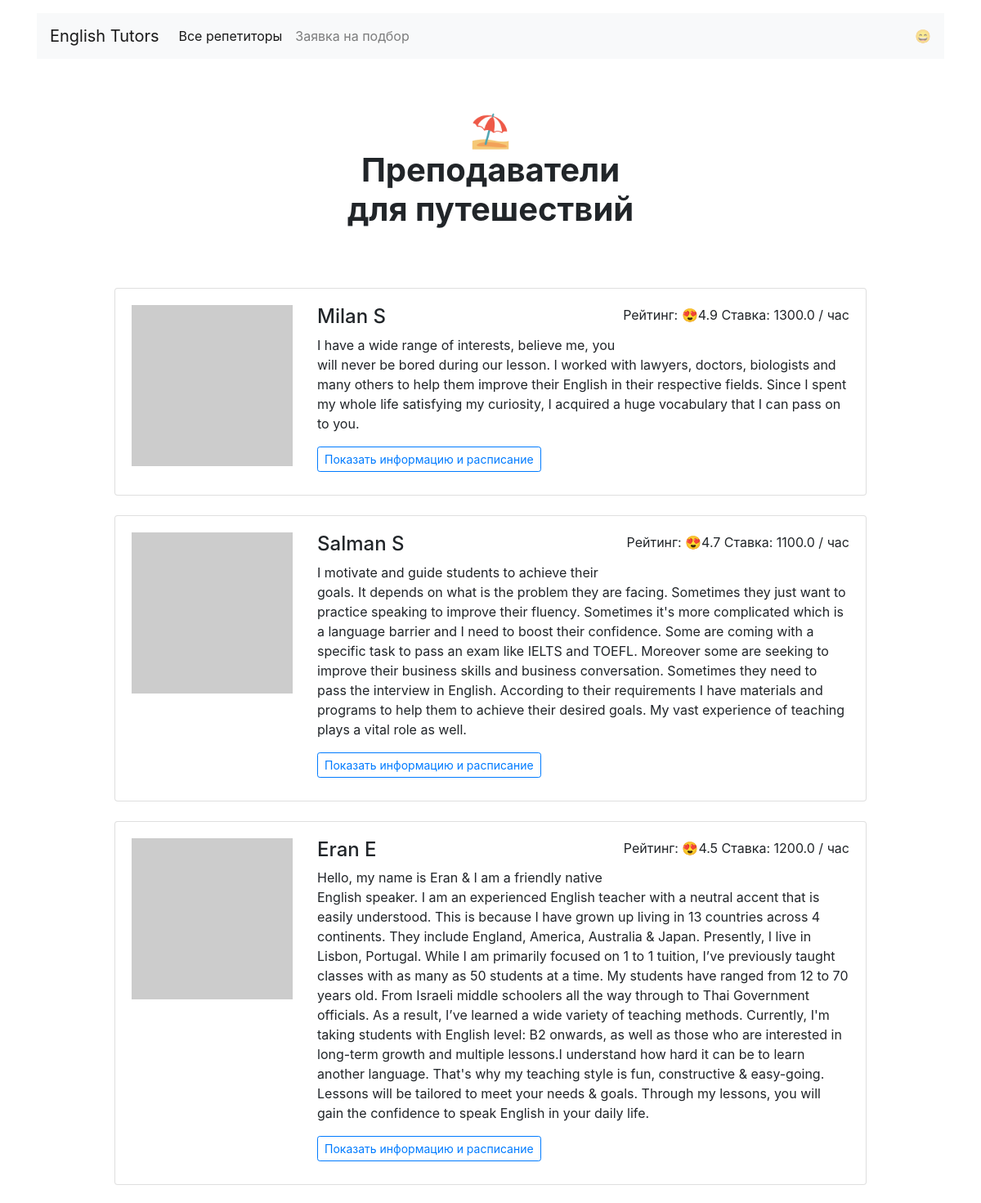
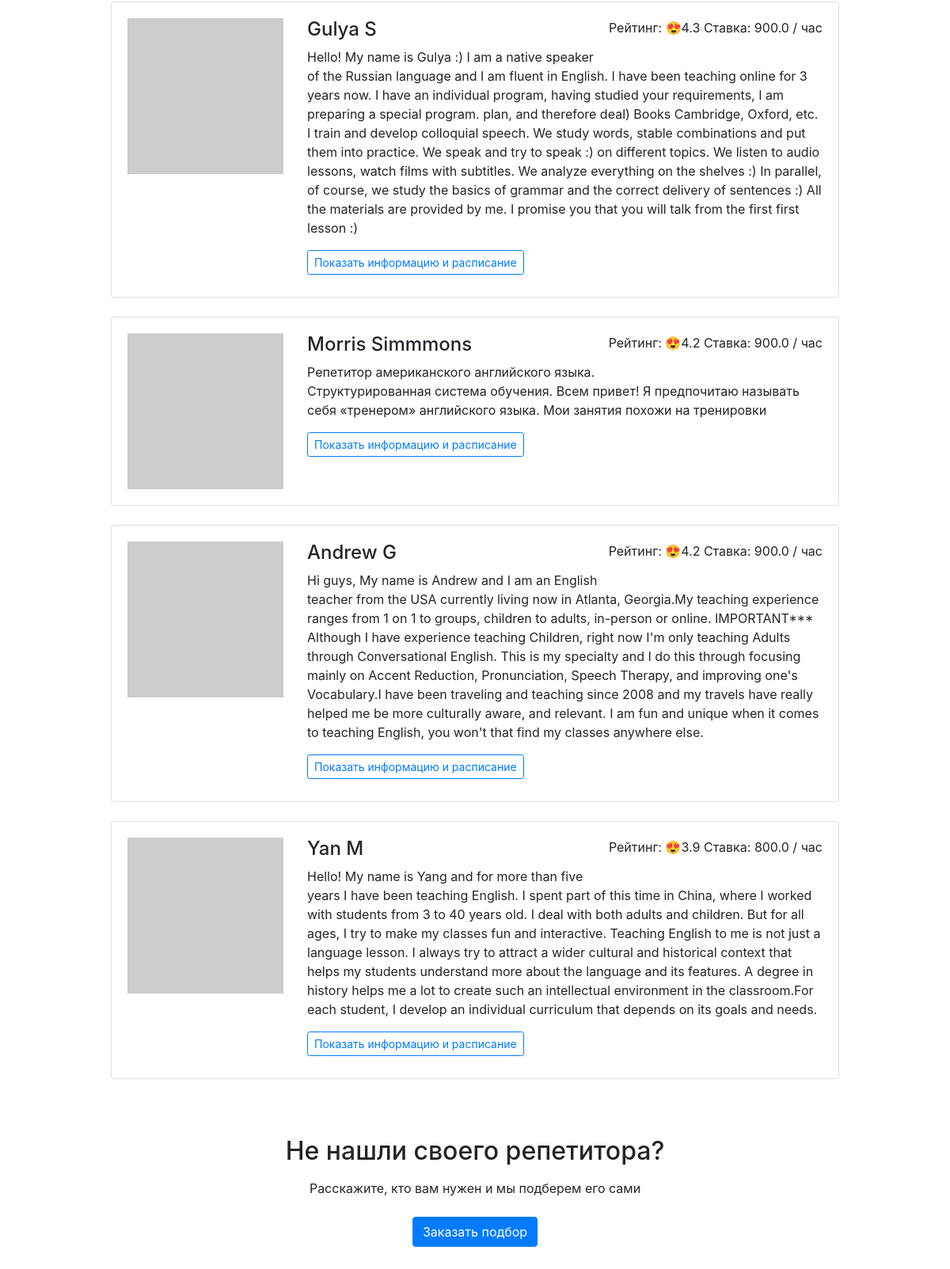
Screenshot of /goals/1/ with the database file from the repository (2 pictures, top to bottom).
### app.py (models this page shows)
class Goal(db.Model):
    __tablename__ = "goals"
    id = db.Column(db.Integer, primary_key=True)
    name = db.Column(db.String, nullable=False, unique=True)
    emoji = db.Column(db.String, nullable=False)
    tutors = db.relationship('Tutor', secondary=tutor_has_goal, back_populates="goals")

class Tutor(db.Model):
    __tablename__ = "tutors"
    id = db.Column(db.Integer, primary_key=True)
    name = db.Column(db.String, nullable=False)
    about = db.Column(db.String, nullable=False)
    rating = db.Column(db.Float, nullable=False)
    picture = db.Column(db.String, nullable=False)
    price = db.Column(db.Float, nullable=False)
    free = db.Column(db.JSON, nullable=False)
    goals = db.relationship('Goal', secondary=tutor_has_goal,back_populates="tutors")

### app.py (the view)
@app.route("/goals/<int:goal_id>/")
def render_goal(goal_id):
    goal = db.session.query(Goal).get(goal_id)
    if goal is None:
        return render_not_found(404)
    return render_template("goal.html", goal=goal, tutors_by_goal=goal.tutors)

### templates/goal.html
{% extends 'base.html' %}
{% block content %}
<main class="container mt-3">
  <h1 class="h1 text-center w-50 mx-auto mt-1 py-5 mb-4">
    <strong>{{ goal.emoji}}<br />Преподаватели <br> {{ goal.name|lower }}</strong></h1>
    <div class="row">
    <div class="col-12 col-lg-10 offset-lg-1 m-auto">
      {% for tutor in tutors_by_goal|sort(attribute='rating', reverse = True)  %}
      <div class="card mb-4">
        <div class="card-body">
          <div class="row">
            <div class="col-3"><img src="{{ tutor.picture }}"  class="img-fluid" alt=""></div>
            <div class="col-9">
              <p class="float-right">Рейтинг: 😍{{ tutor.rating }} Ставка: {{ tutor.price }} / час</p>
              <h2 class="h4">{{ tutor.name }}</h2>
              <p>{{ tutor.about }}</p>
              <a href="{{ url_for('render_tutor_profile', tutor_id=tutor.id) }}" class="btn btn-outline-primary btn-sm mr-3 mb-2">Показать информацию и расписание</a>
            </div>
          </div>
        </div>
      </div>
      {% endfor %}
    </div>
  </div>
  <h2 class="text-center mt-5 mb-3">Не нашли своего репетитора?</h2>
  <p class="text-center mb-4">Расскажите, кто вам нужен и мы подберем его сами</p>
  <div class="text-center pb-5">
      <a href="{{ url_for('render_request') }}" class="btn btn-primary">Заказать подбор</a>
  </div>
</main>
{% endblock content %}

### rows the page displays
Goal: emoji "⛱", name "для путешествий"
Tutor: rating "4.9", price "1300.0", name "Milan S", about "I have a wide range of interests, believe me, you will never be bored during our lesson. I worked with lawyers, doctors, biologists and many others to help them improve their English in their respective fields. Since I spent my whole life satisfying my curiosity, I acquired a huge vocabulary that I can pass on to you."
Tutor: rating "4.7", price "1100.0", name "Salman S", about "I motivate and guide students to achieve their goals. It depends on what is the problem they are facing. Sometimes they just want to practice speaking to improve their fluency. Sometimes it's more complicated which is a language barrier and I need to boost their confidence. Some are coming with a specific task to pass an exam like IELTS and TOEFL. Moreover some are seeking to improve their business skills and business conversation. Sometimes they need to pass the interview in English. According to their requirements I have materials and programs to help them to achieve their desired goals. My vast experience of teaching plays a vital role as well."
Tutor: rating "4.5", price "1200.0", name "Eran E", about "Hello, my name is Eran & I am a friendly native English speaker. I am an experienced English teacher with a neutral accent that is easily understood. This is because I have grown up living in 13 countries across 4 continents. They include England, America, Australia & Japan. Presently, I live in Lisbon, Portugal. While I am primarily focused on 1 to 1 tuition, I’ve previously taught classes with as many as 50 students at a time. My students have ranged from 12 to 70 years old. From Israeli middle schoolers all the way through to Thai Government officials. As a result, I’ve learned a wide variety of teaching methods. Currently, I'm taking students with English level: B2 onwards, as well as…"
Tutor: rating "4.3", price "900.0", name "Gulya S", about "Hello! My name is Gulya :) I am a native speaker of the Russian language and I am fluent in English. I have been teaching online for 3 years now. I have an individual program, having studied your requirements, I am preparing a special program. plan, and therefore deal) Books Cambridge, Oxford, etc. I train and develop colloquial speech. We study words, stable combinations and put them into practice. We speak and try to speak :) on different topics. We listen to audio lessons, watch films with subtitles. We analyze everything on the shelves :) In parallel, of course, we study the basics of grammar and the correct delivery of sentences :) All the materials are provided by me. I promise you…"
Tutor: rating "4.2", price "900.0", name "Morris Simmmons", about "Репетитор американского английского языка. Структурированная система обучения. Всем привет! Я предпочитаю называть себя «тренером» английского языка. Мои занятия похожи на тренировки"
Tutor: rating "4.2", price "900.0", name "Andrew G", about "Hi guys, My name is Andrew and I am an English teacher from the USA currently living now in Atlanta, Georgia.My teaching experience ranges from 1 on 1 to groups, children to adults, in-person or online. IMPORTANT*** Although I have experience teaching Children, right now I'm only teaching Adults through Conversational English. This is my specialty and I do this through focusing mainly on Accent Reduction, Pronunciation, Speech Therapy, and improving one's Vocabulary.I have been traveling and teaching since 2008 and my travels have really helped me be more culturally aware, and relevant. I am fun and unique when it comes to teaching English, you won't that find my classes anywhere else."
Tutor: rating "3.9", price "800.0", name "Yan M", about "Hello! My name is Yang and for more than five years I have been teaching English. I spent part of this time in China, where I worked with students from 3 to 40 years old. I deal with both adults and children. But for all ages, I try to make my classes fun and interactive. Teaching English to me is not just a language lesson. I always try to attract a wider cultural and historical context that helps my students understand more about the language and its features. A degree in history helps me a lot to create such an intellectual environment in the classroom.For each student, I develop an individual curriculum that depends on its goals and needs."
